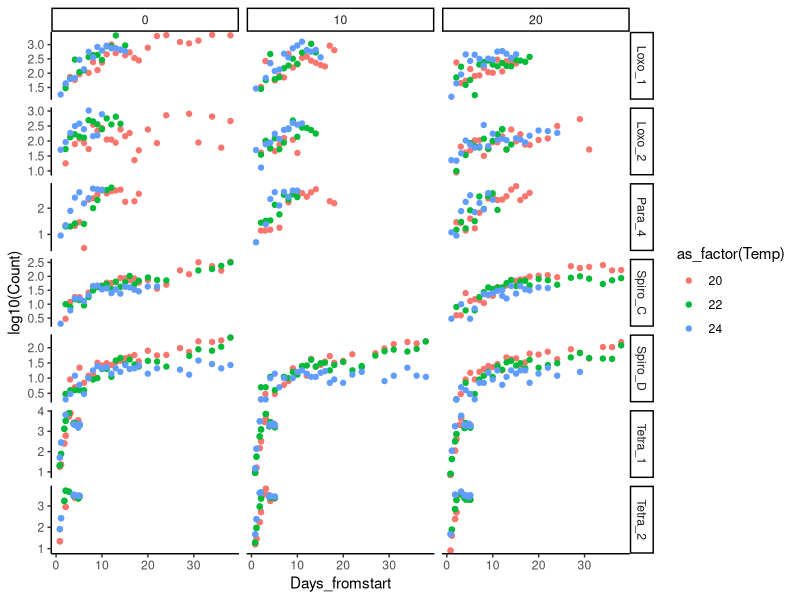
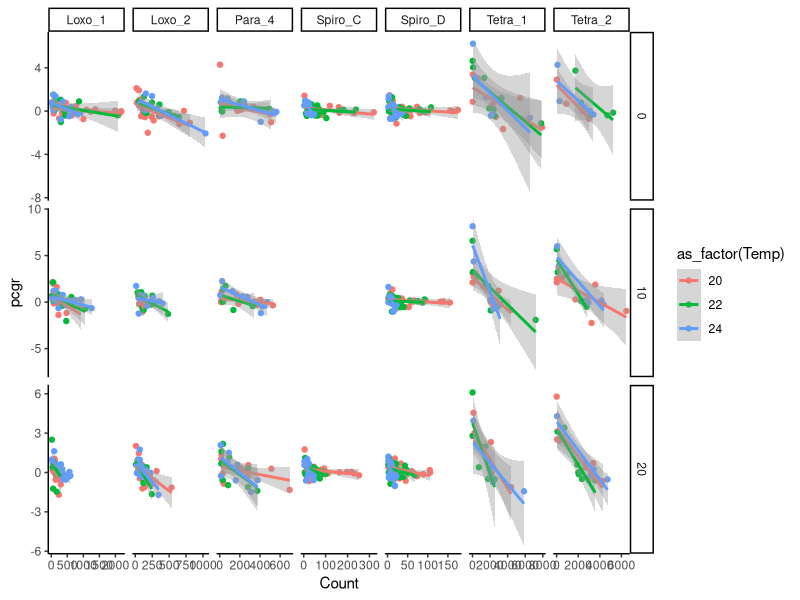
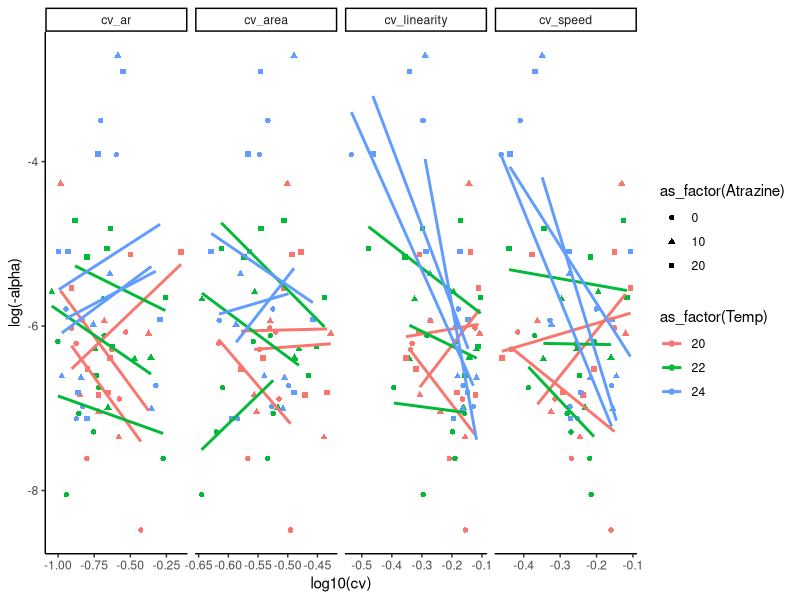

Write the R code that produced these figures, in order. (Note: this script raises an error after producing the figures.)
library(tidyverse)
library(lubridate)
library(mgcv)
#devtools::install_github("ctkremer/growthTools")
#library(growthTools)

# CILIATES ------
## Import data and compute pcgr----
data_cilia <- read.csv("ciliates/DIVERCE_TdB_Ciliates_Traits.csv") %>%
  group_by(Atrazine, Temp, ID_spec) %>%
  mutate(pcgr = log(lead(Count, 1)/Count)/(lead(Days_fromstart, 1)-Days_fromstart),
         .after = Count) 

## Plot growth curves ----
ggplot(data_cilia) +
  theme_classic() + 
  aes(x=Days_fromstart, y=log10(Count), 
      col=as_factor(Temp)) + 
  geom_point() + 
  facet_grid(cols = vars(Atrazine), rows = vars(ID_spec), scales="free") #, rows = vars(ID_spec)

## Kick out: ----
#1 extremely negative pcgr: (no apparent lag phase and no real crashes)
data_cilia_clean <- data_cilia %>% 
  filter(pcgr > -5)

## Check linear growth----
ggplot(data_cilia_clean) +
  theme_classic() + 
  aes(x=Count, y=pcgr, 
      col=as_factor(Temp)) + 
  geom_point() + 
  facet_grid(cols = vars(ID_spec), rows = vars(Atrazine), scales="free") +#, rows = vars(ID_spec)
  geom_smooth(method="lm")

## Continue with the analysis----
data_cilia_clean_analysis <- data_cilia_clean %>%
  group_by(Atrazine, Temp, ID_spec) %>%
  mutate(alpha = cov(Count, pcgr) / var(Count)) %>% #alphas
  mutate(cv_ar = sd_ar/mean_ar) %>% #compute cvs
  mutate(cv_area = sd_area/mean_area) %>%
  mutate(cv_speed = sd_speed/mean_speed) %>%
  mutate(cv_linearity = sd_linearity/mean_linearity) %>%
  summarise_all(mean, na.rm=T) %>%
  select(contains(c("cv_", "ID", "Temp", "Atrazine", "alpha"))) %>%
  pivot_longer(contains(c("cv_")), names_to = "trait", values_to= "cv") 

ggplot(data_cilia_clean_analysis) + 
  theme_classic() + 
  aes(x=log10(cv), y=log(-alpha), 
      col=as_factor(Temp), pch=as_factor(Atrazine)) + 
  geom_point() + 
  facet_grid(cols = vars(trait), scales="free") + #, rows = vars(ID_spec)
  geom_smooth(method="lm", se=F)

# CYANO ------
## Import data and compute pcgr----
data_cyano <- read.csv("cyanobacteria/mono_data.csv") %>%
  separate(date.time, sep=" ", into = c("date", "time")) %>%
  mutate(day = yday(date), .after = date) %>%
  select(-c(date, time)) %>%
  group_by(strain, treat) %>%
  mutate(day = day - min(day)) %>%
  mutate(pcgr = log(lead(population.mean,1)/population.mean)/(lead(day,1)-day),
         .after = population.mean) %>%
  mutate(strain_treat = paste(strain, treat, sep="_"))
#we need to make a dummy variable strain_treat because s() can only take one grouping variable

## Plot growth curves ----
ggplot(data_cyano) +
  theme_classic() + 
  aes(x=day, y=log10(population.mean), 
      col=as_factor(treat), pch=as_factor(treat)) + 
  geom_point() + 
  facet_grid(cols = vars(strain), scales="free") +
  geom_smooth(method = "gam")
#observe lag phaases and population crashes. Solution for crashes:
#fit a gam, make predictions, compute the pcgr from these predictions 
#and find the timepoint with max abundance

## Apply GAM fitting ---- 
model <- gam(log10(population.mean) ~ as_factor(strain_treat) + 
               s(day, by = as_factor(strain_treat), k=5), 
             data = data_cyano) 
data_cyano$predictions <- predict.gam(model) 
## Plot GAM predictions ----
ggplot(data_cyano) +
  theme_classic() + 
  aes(x=day, y=predictions, 
      col=as_factor(treat), pch=as_factor(treat)) + 
  geom_line() + 
  geom_point(aes(x=day, y=log10(population.mean))) + 
  facet_grid(cols = vars(strain), scales="free") #, rows = vars(ID_spec)
## Now clean based on GAM predictions: ----
# 1/remove all data for timepoints after peak abundance. 
# Note that pcgr on last day will remain there.
# 2/remove lag phase data 
data_cyano_clean <- data_cyano %>%
  group_by(strain, treat) %>%
  mutate(pcgr_pred = (lead(predictions,1) - predictions)/(lead(day,1) - day), .after = pcgr) %>%
  filter(day < max(day*(predictions==max(predictions)))) %>%
  mutate(lag_test = min(day*(ifelse(abs(pcgr_pred)>1e-1, TRUE, NA)), na.rm=T), .after = pcgr_pred) %>%
  filter(day >= lag_test)
## Plot the clean data ----
ggplot(data_cyano_clean) +
  theme_classic() + 
  aes(x=day, y=log10(population.mean), 
      col=as_factor(treat), pch=as_factor(treat)) + 
  geom_point() + 
  facet_grid(cols = vars(strain), scales="free") #, rows = vars(ID_spec)

## Now compute the alpha's ----
data_cyano_analysed <- data_cyano_clean %>%
  mutate(GRN.B.HLin.cv = GRN.B.HLin.sd/GRN.B.HLin.mean) %>%
  mutate(YEL.B.HLin.cv = YEL.B.HLin.sd/YEL.B.HLin.mean) %>%
  mutate(RED.B.HLin.cv = RED.B.HLin.sd/RED.B.HLin.mean) %>%
  mutate(RED.R.HLin.cv = RED.R.HLin.sd/RED.R.HLin.mean) %>%
  group_by(strain, treat) %>%
  mutate(alpha = cov(population.mean, pcgr) / var(population.mean)) %>% #alphas
  summarise_all(mean, na.rm=T) %>%
  select(contains(c("strain", "treat", "alpha", ".cv"))) %>%
  pivot_longer(contains(c(".cv")), names_to = "trait", values_to= "cv")

ggplot(data_cyano_analysed %>% filter(treat %in% c("C", "T"))) + 
  theme_classic() + 
  aes(x=log10(cv), y=alpha, 
      col=as_factor(treat)) + 
  geom_point() + 
  facet_grid(cols = vars(trait), scales="free") + 
  geom_smooth(method="lm", se = F) #, rows = vars(ID_spec)
